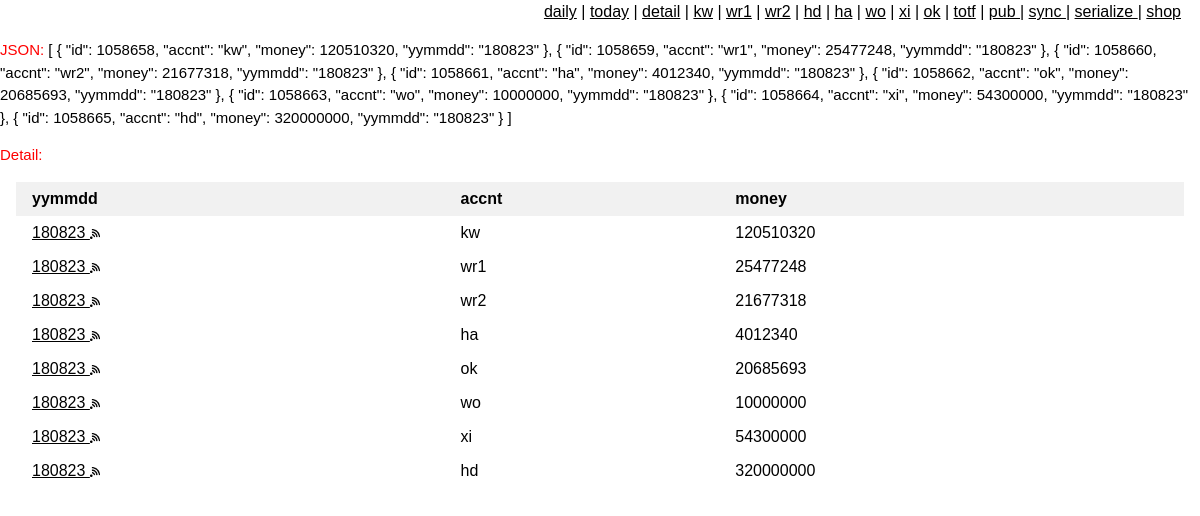
The page /tot/pub/180823 on the database its author committed.
### tot/models.py (models this page shows, shortened)
class Tot(models.Model):
    accnt = models.CharField(max_length=200)
    yymmdd = models.CharField(max_length=200)
    money = models.IntegerField(default=0)

### tot/mqtt.py (the view)
# urls.py: path('pub/<int:yymmdd>',	    	mqtt.pubyymmdd,	name='pubyymmdd'),
def pubyymmdd(request, yymmdd):
	ts = Tot.objects.filter(yymmdd=yymmdd).values('id','yymmdd','accnt','money').annotate()
	if(len(ts) == 0):
		return HttpResponseRedirect('/tot/totf')
	msg = []
	for t in ts:
		j = {'id': t['id'], 'accnt': t['accnt'], 'money': t['money'], 'yymmdd': t['yymmdd']}
		msg.append(j)
	jmsg = json.dumps(msg,indent=4)
	client = mqtt.Client()
	client.connect("localhost",1883, 60)
	client.publish("tot/yymmdd", jmsg)
	template = loader.get_template('tot/pub.html')
	context = {
		'ts': ts,
		'jmsg': jmsg,
	}
	return HttpResponse(template.render(context,request))

### tot/templates/tot/pub.html
{% include "tot/head.html" %}
{% include "tot/json.html" %}
<p> <font color="red"> Detail: </font> </p>
{% include "tot/showtab.html" %}
{% include "tot/tail.html" %}

### tot/templates/tot/showtab.html
{% load static %}
{% if ts %}
<div class="w3-container">
    <table class="w3-table">
    <tr class="w3-light-grey">
        <th>yymmdd</th>
        <th>accnt</th>
        <th>money</th>
    </tr>
    {% for t in ts %}
    <tr>
        <td> <a href="/tot/{{t.yymmdd}}/"> {{ t.yymmdd }} </a>
					<a href="/tot/pub/{{t.yymmdd}}"><img height="10" width="10"
					src="{% static 'tot/images/pub.png' %}"></img> </a>
		</td>
        <td> {{ t.accnt }} </td>
        <td> {{ t.money }} </td>
    </tr>
    {% endfor %}
{% else %}
    <p>No Tot data.</p>
</div>
{% endif %}

### tot/static/tot/style.css (style rules this page uses)
html { box-sizing:border-box }
*,*:before,*:after { box-sizing:inherit }
html { -ms-text-size-adjust:100%;-webkit-text-size-adjust:100% }
body { margin:0 }
a { background-color:transparent;-webkit-text-decoration-skip:objects }
img { border-style:none }
html,body { font-family:Verdana,sans-serif;font-size:15px;line-height:1.5 }
html { overflow-x:hidden }
img { vertical-align:middle }
a { color:inherit }
.w3-table,.w3-table-all { border-collapse:collapse;border-spacing:0;width:100%;display:table }
.w3-table td,.w3-table th,.w3-table-all td,.w3-table-all th { padding:8px 8px;display:table-cell;text-align:left;vertical-align:top }
.w3-table th:first-child,.w3-table td:first-child,.w3-table-all th:first-child,.w3-table-all td:first-child { padding-left:16px }
.w3-container:after,.w3-container:before,.w3-panel:after,.w3-panel:before,.w3-row:after,.w3-row:before,.w3-row-padding:after,.w3-row-padding:before, .w3-cell-row:before,.w3-cell-row:after,.w3-clear:after,.w3-clear:before,.w3-bar:before,.w3-bar:after { content:"";display:table;clear:both }
.w3-container,.w3-panel { padding:0.01em 16px }
.w3-light-grey,.w3-hover-light-grey:hover,.w3-light-gray,.w3-hover-light-gray:hover { color:#000!important;background-color:#f1f1f1!important }

### rows shown on the page
Tot: yymmdd "180823", accnt "kw", money "120510320"
Tot: yymmdd "180823", accnt "wr1", money "25477248"
Tot: yymmdd "180823", accnt "wr2", money "21677318"
Tot: yymmdd "180823", accnt "ha", money "4012340"
Tot: yymmdd "180823", accnt "ok", money "20685693"
Tot: yymmdd "180823", accnt "wo", money "10000000"
Tot: yymmdd "180823", accnt "xi", money "54300000"
Tot: yymmdd "180823", accnt "hd", money "320000000"
